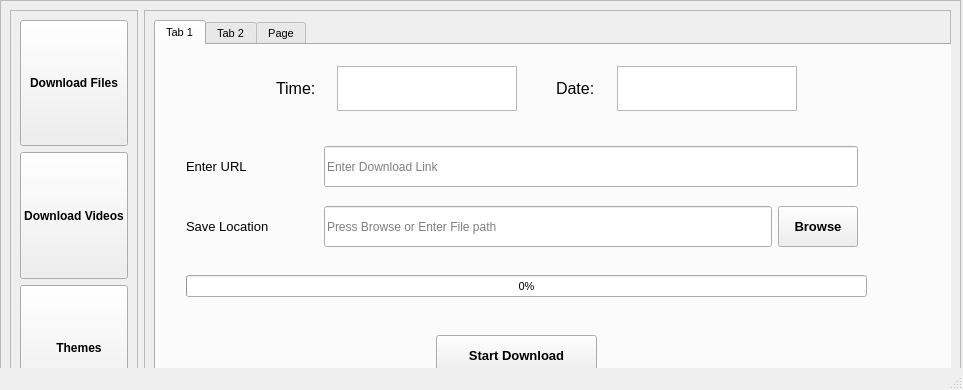
<?xml version="1.0" encoding="UTF-8"?>
<ui version="4.0">
 <class>MainWindow</class>
 <widget class="QMainWindow" name="MainWindow">
  <property name="geometry">
   <rect>
    <x>0</x>
    <y>0</y>
    <width>963</width>
    <height>390</height>
   </rect>
  </property>
  <property name="minimumSize">
   <size>
    <width>963</width>
    <height>390</height>
   </size>
  </property>
  <property name="maximumSize">
   <size>
    <width>16777215</width>
    <height>16777215</height>
   </size>
  </property>
  <property name="windowTitle">
   <string>MainWindow</string>
  </property>
  <property name="styleSheet">
   <string notr="true"/>
  </property>
  <widget class="QWidget" name="centralwidget">
   <widget class="QFrame" name="frame">
    <property name="geometry">
     <rect>
      <x>0</x>
      <y>0</y>
      <width>961</width>
      <height>431</height>
     </rect>
    </property>
    <property name="frameShape">
     <enum>QFrame::StyledPanel</enum>
    </property>
    <property name="frameShadow">
     <enum>QFrame::Raised</enum>
    </property>
    <layout class="QGridLayout" name="gridLayout_3">
     <item row="0" column="0">
      <widget class="QFrame" name="frame_2">
       <property name="frameShape">
        <enum>QFrame::StyledPanel</enum>
       </property>
       <property name="frameShadow">
        <enum>QFrame::Raised</enum>
       </property>
       <layout class="QGridLayout" name="gridLayout">
        <item row="0" column="0">
         <widget class="QPushButton" name="pushButton_3">
          <property name="maximumSize">
           <size>
            <width>963</width>
            <height>390</height>
           </size>
          </property>
          <property name="font">
           <font>
            <pointsize>9</pointsize>
            <weight>75</weight>
            <bold>true</bold>
           </font>
          </property>
          <property name="text">
           <string>Download Files</string>
          </property>
          <property name="icon">
           <iconset resource="icons.qrc">
            <normaloff>:/icons/icons/649488478459802787.png</normaloff>:/icons/icons/649488478459802787.png</iconset>
          </property>
          <property name="iconSize">
           <size>
            <width>50</width>
            <height>50</height>
           </size>
          </property>
         </widget>
        </item>
        <item row="2" column="0">
         <widget class="QPushButton" name="pushButton_6">
          <property name="maximumSize">
           <size>
            <width>963</width>
            <height>390</height>
           </size>
          </property>
          <property name="font">
           <font>
            <pointsize>9</pointsize>
            <weight>75</weight>
            <bold>true</bold>
           </font>
          </property>
          <property name="text">
           <string>   Themes</string>
          </property>
          <property name="icon">
           <iconset resource="icons.qrc">
            <normaloff>:/icons/icons/themes-512 (2).png</normaloff>:/icons/icons/themes-512 (2).png</iconset>
          </property>
          <property name="iconSize">
           <size>
            <width>40</width>
            <height>50</height>
           </size>
          </property>
         </widget>
        </item>
        <item row="1" column="0">
         <widget class="QPushButton" name="pushButton_7">
          <property name="maximumSize">
           <size>
            <width>963</width>
            <height>390</height>
           </size>
          </property>
          <property name="font">
           <font>
            <pointsize>9</pointsize>
            <weight>75</weight>
            <bold>true</bold>
           </font>
          </property>
          <property name="text">
           <string>Download Videos</string>
          </property>
          <property name="icon">
           <iconset resource="icons.qrc">
            <normaloff>:/icons/icons/iconfinder_1_Youtube_colored_svg_5296521.png</normaloff>:/icons/icons/iconfinder_1_Youtube_colored_svg_5296521.png</iconset>
          </property>
          <property name="iconSize">
           <size>
            <width>40</width>
            <height>50</height>
           </size>
          </property>
         </widget>
        </item>
       </layout>
      </widget>
     </item>
     <item row="0" column="1">
      <widget class="QFrame" name="frame_3">
       <property name="sizePolicy">
        <sizepolicy hsizetype="Expanding" vsizetype="Expanding">
         <horstretch>0</horstretch>
         <verstretch>0</verstretch>
        </sizepolicy>
       </property>
       <property name="frameShape">
        <enum>QFrame::StyledPanel</enum>
       </property>
       <property name="frameShadow">
        <enum>QFrame::Raised</enum>
       </property>
       <layout class="QGridLayout" name="gridLayout_2">
        <item row="1" column="0">
         <widget class="QTabWidget" name="tabWidget">
          <property name="minimumSize">
           <size>
            <width>963</width>
            <height>390</height>
           </size>
          </property>
          <property name="maximumSize">
           <size>
            <width>16777215</width>
            <height>16777215</height>
           </size>
          </property>
          <property name="font">
           <font>
            <pointsize>8</pointsize>
           </font>
          </property>
          <property name="currentIndex">
           <number>0</number>
          </property>
          <widget class="QWidget" name="tab">
           <attribute name="title">
            <string>Tab 1</string>
           </attribute>
           <widget class="QProgressBar" name="progressBar">
            <property name="geometry">
             <rect>
              <x>30</x>
              <y>230</y>
              <width>681</width>
              <height>22</height>
             </rect>
            </property>
            <property name="maximumSize">
             <size>
              <width>16777215</width>
              <height>16777215</height>
             </size>
            </property>
            <property name="value">
             <number>0</number>
            </property>
           </widget>
           <widget class="QWidget" name="layoutWidget">
            <property name="geometry">
             <rect>
              <x>120</x>
              <y>20</y>
              <width>241</width>
              <height>47</height>
             </rect>
            </property>
            <layout class="QHBoxLayout" name="horizontalLayout">
             <property name="sizeConstraint">
              <enum>QLayout::SetMinimumSize</enum>
             </property>
             <property name="leftMargin">
              <number>0</number>
             </property>
             <item>
              <widget class="QLabel" name="label_4">
               <property name="minimumSize">
                <size>
                 <width>55</width>
                 <height>0</height>
                </size>
               </property>
               <property name="maximumSize">
                <size>
                 <width>55</width>
                 <height>16777215</height>
                </size>
               </property>
               <property name="font">
                <font>
                 <pointsize>12</pointsize>
                </font>
               </property>
               <property name="text">
                <string>Time:</string>
               </property>
              </widget>
             </item>
             <item>
              <widget class="QTextBrowser" name="textBrowser_2">
               <property name="maximumSize">
                <size>
                 <width>181</width>
                 <height>45</height>
                </size>
               </property>
               <property name="font">
                <font>
                 <family>MS Serif</family>
                 <pointsize>20</pointsize>
                </font>
               </property>
               <property name="focusPolicy">
                <enum>Qt::NoFocus</enum>
               </property>
               <property name="html">
                <string>&lt;!DOCTYPE HTML PUBLIC &quot;-//W3C//DTD HTML 4.0//EN&quot; &quot;http://www.w3.org/TR/REC-html40/strict.dtd&quot;&gt;
&lt;html&gt;&lt;head&gt;&lt;meta name=&quot;qrichtext&quot; content=&quot;1&quot; /&gt;&lt;style type=&quot;text/css&quot;&gt;
p, li { white-space: pre-wrap; }
&lt;/style&gt;&lt;/head&gt;&lt;body style=&quot; font-family:'MS Serif'; font-size:20pt; font-weight:400; font-style:normal;&quot;&gt;
&lt;p style=&quot;-qt-paragraph-type:empty; margin-top:0px; margin-bottom:0px; margin-left:0px; margin-right:0px; -qt-block-indent:0; text-indent:0px; font-family:'MS Shell Dlg 2'; font-size:10pt;&quot;&gt;&lt;br /&gt;&lt;/p&gt;&lt;/body&gt;&lt;/html&gt;</string>
               </property>
              </widget>
             </item>
            </layout>
           </widget>
           <widget class="QWidget" name="layoutWidget">
            <property name="geometry">
             <rect>
              <x>30</x>
              <y>100</y>
              <width>672</width>
              <height>43</height>
             </rect>
            </property>
            <layout class="QHBoxLayout" name="horizontalLayout_3">
             <item>
              <widget class="QLabel" name="label_3">
               <property name="minimumSize">
                <size>
                 <width>132</width>
                 <height>0</height>
                </size>
               </property>
               <property name="font">
                <font>
                 <pointsize>10</pointsize>
                 <weight>50</weight>
                 <bold>false</bold>
                </font>
               </property>
               <property name="text">
                <string>Enter URL</string>
               </property>
              </widget>
             </item>
             <item>
              <widget class="QLineEdit" name="lineEdit_3">
               <property name="minimumSize">
                <size>
                 <width>531</width>
                 <height>41</height>
                </size>
               </property>
               <property name="font">
                <font>
                 <pointsize>9</pointsize>
                </font>
               </property>
               <property name="styleSheet">
                <string notr="true"/>
               </property>
               <property name="text">
                <string/>
               </property>
               <property name="placeholderText">
                <string>Enter Download Link</string>
               </property>
               <property name="clearButtonEnabled">
                <bool>true</bool>
               </property>
              </widget>
             </item>
            </layout>
           </widget>
           <widget class="QWidget" name="layoutWidget">
            <property name="geometry">
             <rect>
              <x>30</x>
              <y>160</y>
              <width>672</width>
              <height>43</height>
             </rect>
            </property>
            <layout class="QHBoxLayout" name="horizontalLayout_4">
             <item>
              <widget class="QLabel" name="label_2">
               <property name="minimumSize">
                <size>
                 <width>132</width>
                 <height>0</height>
                </size>
               </property>
               <property name="font">
                <font>
                 <pointsize>10</pointsize>
                 <weight>50</weight>
                 <bold>false</bold>
                </font>
               </property>
               <property name="text">
                <string>Save Location</string>
               </property>
              </widget>
             </item>
             <item>
              <widget class="QLineEdit" name="lineEdit_2">
               <property name="minimumSize">
                <size>
                 <width>431</width>
                 <height>41</height>
                </size>
               </property>
               <property name="font">
                <font>
                 <pointsize>9</pointsize>
                </font>
               </property>
               <property name="toolTip">
                <string>&lt;html&gt;&lt;head/&gt;&lt;body&gt;&lt;p&gt;&lt;br/&gt;&lt;/p&gt;&lt;/body&gt;&lt;/html&gt;</string>
               </property>
               <property name="styleSheet">
                <string notr="true"/>
               </property>
               <property name="text">
                <string/>
               </property>
               <property name="placeholderText">
                <string>Press Browse or Enter File path</string>
               </property>
               <property name="clearButtonEnabled">
                <bool>true</bool>
               </property>
              </widget>
             </item>
             <item>
              <widget class="QPushButton" name="pushButton">
               <property name="minimumSize">
                <size>
                 <width>0</width>
                 <height>41</height>
                </size>
               </property>
               <property name="font">
                <font>
                 <pointsize>10</pointsize>
                 <weight>75</weight>
                 <bold>true</bold>
                </font>
               </property>
               <property name="cursor">
                <cursorShape>PointingHandCursor</cursorShape>
               </property>
               <property name="mouseTracking">
                <bool>false</bool>
               </property>
               <property name="text">
                <string>Browse</string>
               </property>
              </widget>
             </item>
            </layout>
           </widget>
           <widget class="QPushButton" name="pushButton_2">
            <property name="geometry">
             <rect>
              <x>280</x>
              <y>290</y>
              <width>161</width>
              <height>41</height>
             </rect>
            </property>
            <property name="font">
             <font>
              <pointsize>10</pointsize>
              <weight>75</weight>
              <bold>true</bold>
             </font>
            </property>
            <property name="cursor">
             <cursorShape>PointingHandCursor</cursorShape>
            </property>
            <property name="text">
             <string>Start Download</string>
            </property>
            <property name="default">
             <bool>false</bool>
            </property>
            <property name="flat">
             <bool>false</bool>
            </property>
           </widget>
           <widget class="QWidget" name="layoutWidget">
            <property name="geometry">
             <rect>
              <x>400</x>
              <y>20</y>
              <width>241</width>
              <height>47</height>
             </rect>
            </property>
            <layout class="QHBoxLayout" name="horizontalLayout_2">
             <property name="sizeConstraint">
              <enum>QLayout::SetMinimumSize</enum>
             </property>
             <property name="leftMargin">
              <number>0</number>
             </property>
             <item>
              <widget class="QLabel" name="label_5">
               <property name="minimumSize">
                <size>
                 <width>55</width>
                 <height>0</height>
                </size>
               </property>
               <property name="maximumSize">
                <size>
                 <width>55</width>
                 <height>16777215</height>
                </size>
               </property>
               <property name="font">
                <font>
                 <pointsize>12</pointsize>
                </font>
               </property>
               <property name="text">
                <string>Date:</string>
               </property>
              </widget>
             </item>
             <item>
              <widget class="QTextBrowser" name="textBrowser_3">
               <property name="maximumSize">
                <size>
                 <width>181</width>
                 <height>45</height>
                </size>
               </property>
               <property name="font">
                <font>
                 <family>MS Serif</family>
                 <pointsize>20</pointsize>
                </font>
               </property>
               <property name="focusPolicy">
                <enum>Qt::NoFocus</enum>
               </property>
               <property name="html">
                <string>&lt;!DOCTYPE HTML PUBLIC &quot;-//W3C//DTD HTML 4.0//EN&quot; &quot;http://www.w3.org/TR/REC-html40/strict.dtd&quot;&gt;
&lt;html&gt;&lt;head&gt;&lt;meta name=&quot;qrichtext&quot; content=&quot;1&quot; /&gt;&lt;style type=&quot;text/css&quot;&gt;
p, li { white-space: pre-wrap; }
&lt;/style&gt;&lt;/head&gt;&lt;body style=&quot; font-family:'MS Serif'; font-size:20pt; font-weight:400; font-style:normal;&quot;&gt;
&lt;p style=&quot;-qt-paragraph-type:empty; margin-top:0px; margin-bottom:0px; margin-left:0px; margin-right:0px; -qt-block-indent:0; text-indent:0px; font-family:'MS Shell Dlg 2'; font-size:10pt;&quot;&gt;&lt;br /&gt;&lt;/p&gt;&lt;/body&gt;&lt;/html&gt;</string>
               </property>
              </widget>
             </item>
            </layout>
           </widget>
          </widget>
          <widget class="QWidget" name="tab_2">
           <attribute name="title">
            <string>Tab 2</string>
           </attribute>
          </widget>
          <widget class="QWidget" name="tab_3">
           <attribute name="title">
            <string>Page</string>
           </attribute>
           <widget class="QGroupBox" name="groupBox">
            <property name="geometry">
             <rect>
              <x>20</x>
              <y>80</y>
              <width>271</width>
              <height>241</height>
             </rect>
            </property>
            <property name="maximumSize">
             <size>
              <width>963</width>
              <height>390</height>
             </size>
            </property>
            <property name="font">
             <font>
              <pointsize>9</pointsize>
             </font>
            </property>
            <property name="styleSheet">
             <string notr="true"/>
            </property>
            <property name="title">
             <string>Light style</string>
            </property>
            <widget class="QPushButton" name="pushButton_4">
             <property name="geometry">
              <rect>
               <x>20</x>
               <y>50</y>
               <width>231</width>
               <height>61</height>
              </rect>
             </property>
             <property name="maximumSize">
              <size>
               <width>963</width>
               <height>390</height>
              </size>
             </property>
             <property name="font">
              <font>
               <pointsize>12</pointsize>
               <weight>75</weight>
               <bold>true</bold>
              </font>
             </property>
             <property name="text">
              <string>MacOs Style</string>
             </property>
            </widget>
            <widget class="QPushButton" name="pushButton_5">
             <property name="geometry">
              <rect>
               <x>20</x>
               <y>140</y>
               <width>231</width>
               <height>61</height>
              </rect>
             </property>
             <property name="maximumSize">
              <size>
               <width>963</width>
               <height>390</height>
              </size>
             </property>
             <property name="font">
              <font>
               <pointsize>12</pointsize>
               <weight>75</weight>
               <bold>true</bold>
              </font>
             </property>
             <property name="text">
              <string>Breeze style</string>
             </property>
            </widget>
           </widget>
           <widget class="QGroupBox" name="groupBox_2">
            <property name="geometry">
             <rect>
              <x>340</x>
              <y>80</y>
              <width>271</width>
              <height>241</height>
             </rect>
            </property>
            <property name="maximumSize">
             <size>
              <width>963</width>
              <height>390</height>
             </size>
            </property>
            <property name="font">
             <font>
              <pointsize>9</pointsize>
             </font>
            </property>
            <property name="styleSheet">
             <string notr="true"/>
            </property>
            <property name="title">
             <string>Dark style</string>
            </property>
            <widget class="QPushButton" name="pushButton_8">
             <property name="geometry">
              <rect>
               <x>20</x>
               <y>50</y>
               <width>231</width>
               <height>61</height>
              </rect>
             </property>
             <property name="maximumSize">
              <size>
               <width>963</width>
               <height>390</height>
              </size>
             </property>
             <property name="font">
              <font>
               <pointsize>12</pointsize>
               <weight>75</weight>
               <bold>true</bold>
              </font>
             </property>
             <property name="text">
              <string>Dark Orange Style</string>
             </property>
            </widget>
            <widget class="QPushButton" name="pushButton_9">
             <property name="geometry">
              <rect>
               <x>20</x>
               <y>140</y>
               <width>231</width>
               <height>61</height>
              </rect>
             </property>
             <property name="maximumSize">
              <size>
               <width>963</width>
               <height>390</height>
              </size>
             </property>
             <property name="font">
              <font>
               <pointsize>12</pointsize>
               <weight>75</weight>
               <bold>true</bold>
              </font>
             </property>
             <property name="text">
              <string>Dark Blue Style</string>
             </property>
            </widget>
           </widget>
          </widget>
         </widget>
        </item>
       </layout>
      </widget>
     </item>
    </layout>
   </widget>
  </widget>
  <widget class="QStatusBar" name="statusbar"/>
 </widget>
 <resources>
  <include location="icons.qrc"/>
 </resources>
 <connections/>
</ui>
